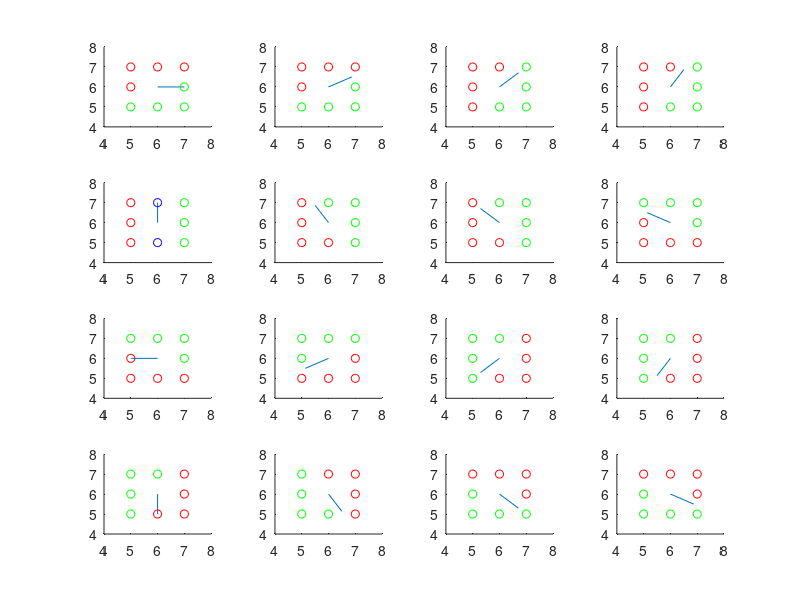

This chart was generated by the following MATLAB code:
% clear;
% close all;
% clc;
bikePos = [[5 5]; [5 6]; [5 7]; [6 5]; [6 7]; [7 5]; [7 6]; [7 7]];
%[6+3*cos(deg2rad((30)))+cos(deg2rad((30+90))) 6+3*sin(deg2rad((30)))+sin(deg2rad((30+90)))]
% scatter(bikePos(:,1),bikePos(:,2))
curvepos = [6 6];
angle = [0 30 45 60 90 120 135 150 180 -150 -135 240 270 300 -45 330]';

for j= 1:16

    subplot(4,4,j);
    line([curvepos(1) curvepos(1)+cos(deg2rad(angle(j)))],[curvepos(2) curvepos(2)+sin(deg2rad(angle(j)))]);
    hold on;
    xlim([4 8])
    ylim([4 8])
    n = [cos(deg2rad(angle(j)-90)) sin(deg2rad(angle(j)-90))];

    for i = 1:8
        usnit = dot([bikePos(i,1)-curvepos(1), bikePos(i,2)-curvepos(2)],n); 
        if(usnit > 0)
            scatter(bikePos(i,1),bikePos(i,2),'g');
        elseif(abs(usnit) == 0) 
            scatter(bikePos(i,1),bikePos(i,2),'b');
        else
            scatter(bikePos(i,1),bikePos(i,2),'r');
        end
    end
end

%Same as in Simulink choosing where the bicycle is on the planned path so
%the bicycle have a correct point on the path to measure the error. 
%Also required when lateral control is implemented on a real bicycle.
function [y,io] = SimulinkPosChooser(path,bike,i)
    j = i;
    usnit = 1;
    y = path(j,:);
    io = 1;
    while(j < length(path) && usnit >= 0)
        n = [cos(path(j,3)) sin(path(j,3))];
        usnit = dot([bike(1)-path(j,1), bike(2)-path(j,2)],n); 
        if(usnit >= 0)
           y =  path(j,:);
           io = j;
        end
        j = j+1;
    end
end